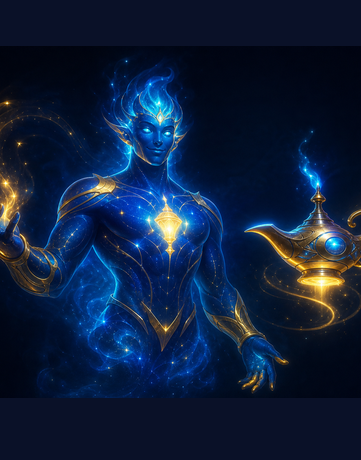
#> input picture Resources/HeroAssets/OnboardingHero_03_figma_zone_361x460.png, 361 x 460 px
$ python fix_onboarding_hero_03_full_bleed.py
#> lines starting #> are read from the running program, lines starting #| are printed output that depends on the picture
#!/usr/bin/env python3
"""OB_03 full-bleed like OB_02: content width ~369, L/R≈12, top≈70, hands in frame.

Rebuild 393×852 PNG from zone, then iOS uses scaledToFill + zoom 1.09 (same as OB_02).
"""
from __future__ import annotations

import shutil
from datetime import datetime
from pathlib import Path

from PIL import Image

IOS = Path(__file__).resolve().parents[1]
HERO = IOS / "Resources" / "HeroAssets"
IMAGESET = IOS / "Assets.xcassets" / "OnboardingHero_03.imageset" / "OnboardingHero_03.png"
W, H = 393, 852
TARGET_CONTENT_W = 369  # OB_02 bbox width
TARGET_TOP = 70
PASTE_X = 12  # OB_02 L margin
BG = (10, 17, 40)  # #0a1128 — match Figma frame + iOS onboardingFigmaCanvasBG


def _tight_content_bbox(im: Image.Image, bg: tuple[int, int, int] = BG, tol: int = 18) -> tuple[int, int, int, int]:
    rgb = im.convert("RGB")
    px = rgb.load()
    w, h = rgb.size
    xs, ys = [], []
    for y in range(h):
        for x in range(w):
            r, g, b = px[x, y]
            if abs(r - bg[0]) > tol or abs(g - bg[1]) > tol or abs(b - bg[2]) > tol:
                xs.append(x)
                ys.append(y)
    if not xs:
        return 0, 0, w - 1, h - 1
    return min(xs), min(ys), max(xs), max(ys)


def build_ob03_full_bleed(zone_path: Path) -> Image.Image:
    with Image.open(zone_path) as zone:
        zone = zone.convert("RGBA")
    l, t, r, b = _tight_content_bbox(zone)
    crop = zone.crop((l, t, r + 1, b + 1))
    cw, ch = crop.size
    scale = TARGET_CONTENT_W / cw
    nw, nh = int(cw * scale), int(ch * scale)
    scaled = crop.resize((nw, nh), Image.Resampling.LANCZOS)
    canvas = Image.new("RGB", (W, H), BG)
    x = PASTE_X if nw >= TARGET_CONTENT_W - 2 else (W - nw) // 2
    canvas.paste(scaled, (x, TARGET_TOP), scaled)
    return canvas


def bbox_report(im: Image.Image) -> tuple[int, int, int, int]:
    im = im.convert("RGB")
    px = im.load()
    bg = BG
    tol = 12
    xs, ys = [], []
    for y in range(im.height):
        for x in range(im.width):
            r, g, b = px[x, y]
            if abs(r - bg[0]) > tol or abs(g - bg[1]) > tol or abs(b - bg[2]) > tol:
                xs.append(x)
                ys.append(y)
    return min(xs), min(ys), max(xs), max(ys)


def main() -> None:
    zone = HERO / "OnboardingHero_03_figma_zone_361x460.png"
    if not zone.exists():
        raise SystemExit(f"missing zone: {zone}")

    stamp = datetime.now().strftime("%Y%m%d_%H%M%S")
    for src in (IMAGESET, HERO / "OnboardingHero_03.png"):
        if src.exists():
            shutil.copy2(src, HERO / f"OnboardingHero_03_BEFORE_FULL_BLEED_{stamp}.png")
            break

    frame = build_ob03_full_bleed(zone)
#> in build_ob03_full_bleed, zone is the input picture: PIL image 361x460 RGB; mean R, G, B 14.9, 31.6, 60.6
#> after the loop in _tight_content_bbox, `for y in range(h):`: xs = 73380 items
#> in build_ob03_full_bleed, `l, t, r, b = _tight_content_bbox(zone)`: l = 0; t = 46; r = 360; b = 397
#> in build_ob03_full_bleed, `crop = zone.crop((l, t, r + 1, b + 1))`:
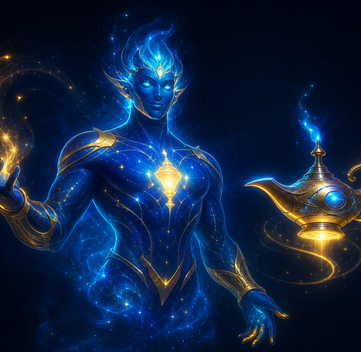
#> crop: PIL image 361x352 RGBA; mean R, G, B, A 16.4, 36, 66.9, 255
#> in build_ob03_full_bleed, `canvas = Image.new("RGB", (W, H), BG)`:
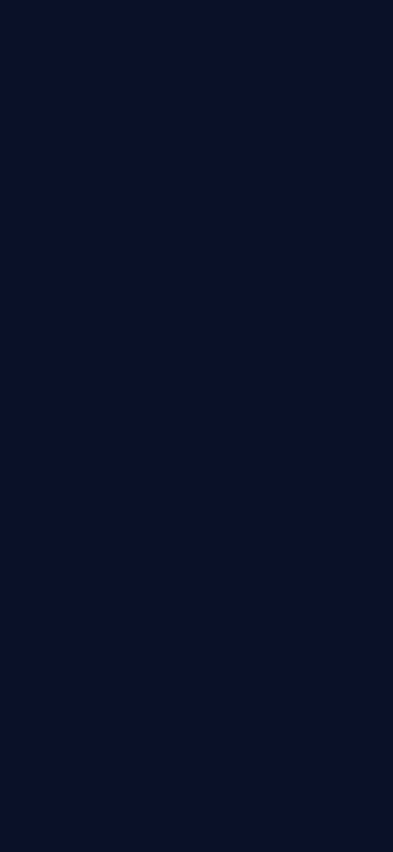
#> canvas: PIL image 393x852 RGB; mean R, G, B 10, 17, 40
#> in build_ob03_full_bleed, `canvas.paste(scaled, (x, TARGET_TOP), scaled)`:
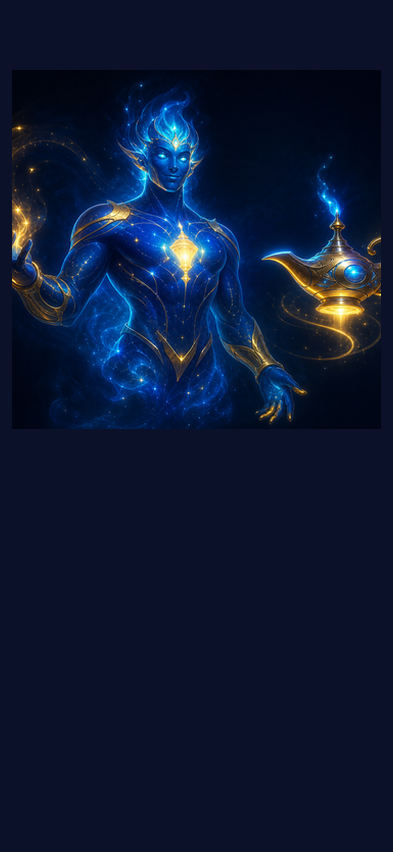
#> canvas: PIL image 393x852 RGB; mean R, G, B 12.6, 24.5, 50.7
    l, t, r, b = bbox_report(frame)
#> after the loop in bbox_report, `for y in range(im.height):`: xs = 96258 items
#> l = 12; t = 70; r = 380; b = 428
    print(f"bbox L={l} R={r} top={t} w={r - l + 1} (target L={PASTE_X} w={TARGET_CONTENT_W} top={TARGET_TOP})")
#| bbox L=12 R=380 top=70 w=369 (target L=12 w=369 top=70)

    master = HERO / "OnboardingHero_03.png"
    frame.save(master, "PNG", optimize=True)
    IMAGESET.parent.mkdir(parents=True, exist_ok=True)
    shutil.copy2(master, IMAGESET)
    print(f"OK OB_03 full-bleed -> {IMAGESET}")


if __name__ == "__main__":
    main()

$ run again, with Resources/HeroAssets/OnboardingHero_00.png copied over Resources/HeroAssets/OnboardingHero_03_figma_zone_361x460.png
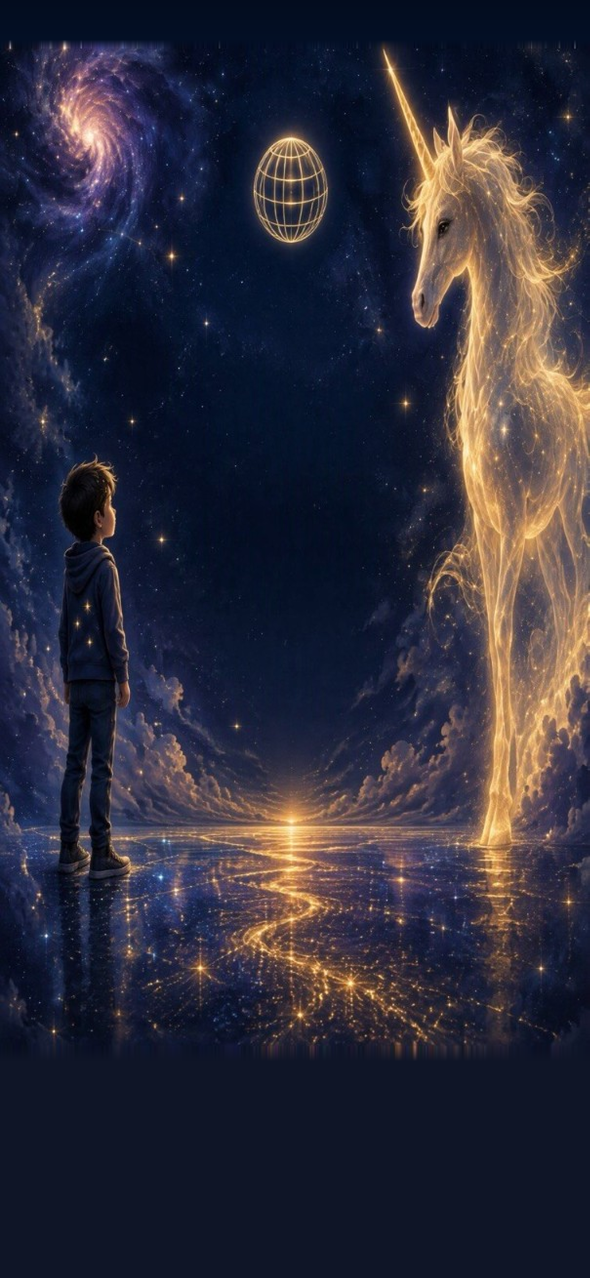
#> input picture Resources/HeroAssets/OnboardingHero_00.png, 1179 x 2556 px (shown at 1/2 size)
#> in build_ob03_full_bleed, zone is the input picture: PIL image 1179x2556 RGB; mean R, G, B 46, 44.6, 58.9
#> zone: PIL image 1179x2556 RGBA
#> after the loop in _tight_content_bbox, `for y in range(h):`: xs = 1345191 items
#> in build_ob03_full_bleed, `l, t, r, b = _tight_content_bbox(zone)`: l = 0; t = 81; r = 1178; b = 2118
#> in build_ob03_full_bleed, `scaled = crop.resize((nw, nh), Image.Resampling.LANCZOS)`:
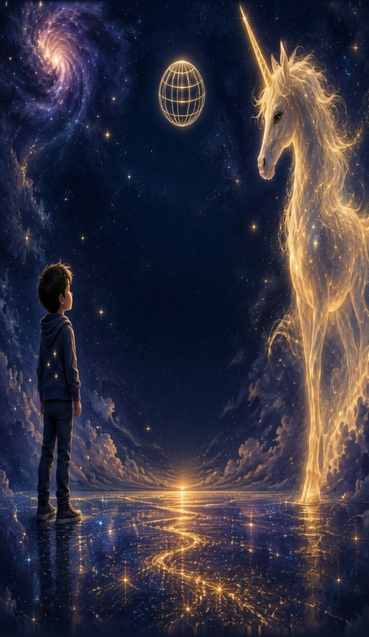
#> scaled: PIL image 369x637 RGBA; mean R, G, B, A 54.4, 50.8, 64.2, 255
#> in build_ob03_full_bleed, `canvas.paste(scaled, (x, TARGET_TOP), scaled)`:
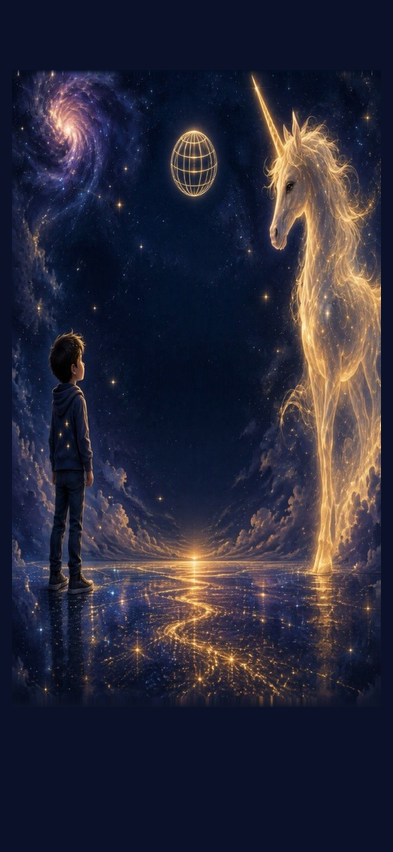
#> canvas: PIL image 393x852 RGB; mean R, G, B 41.2, 40.8, 57
#> after the loop in bbox_report, `for y in range(im.height):`: xs = 148884 items
#> in main, `l, t, r, b = bbox_report(frame)`: l = 12; t = 70; r = 380; b = 706
#| bbox L=12 R=380 top=70 w=369 (target L=12 w=369 top=70)

$ run again, with Resources/HeroAssets/OnboardingHero_02.png copied over Resources/HeroAssets/OnboardingHero_03_figma_zone_361x460.png
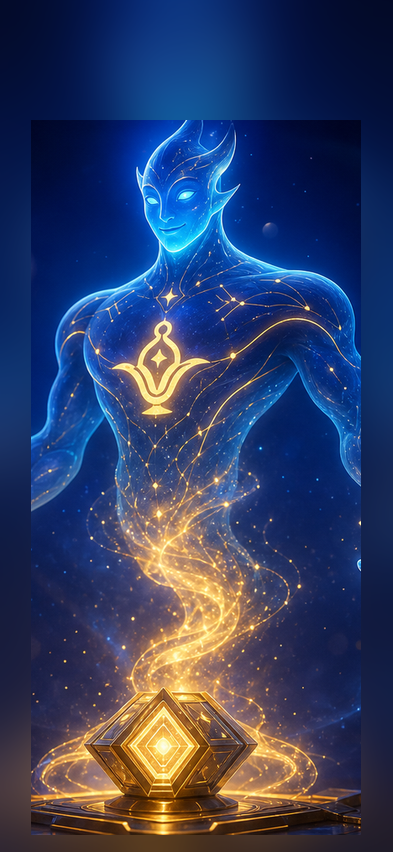
#> input picture Resources/HeroAssets/OnboardingHero_02.png, 393 x 852 px
#> in build_ob03_full_bleed, zone is the input picture: PIL image 393x852 RGB; mean R, G, B 49.9, 62.4, 99.8
#> zone: PIL image 393x852 RGBA
#> after the loop in _tight_content_bbox, `for y in range(h):`: xs = 315922 items
#> in build_ob03_full_bleed, `l, t, r, b = _tight_content_bbox(zone)`: l = 0; r = 392; b = 851
#> in build_ob03_full_bleed, `canvas.paste(scaled, (x, TARGET_TOP), scaled)`:
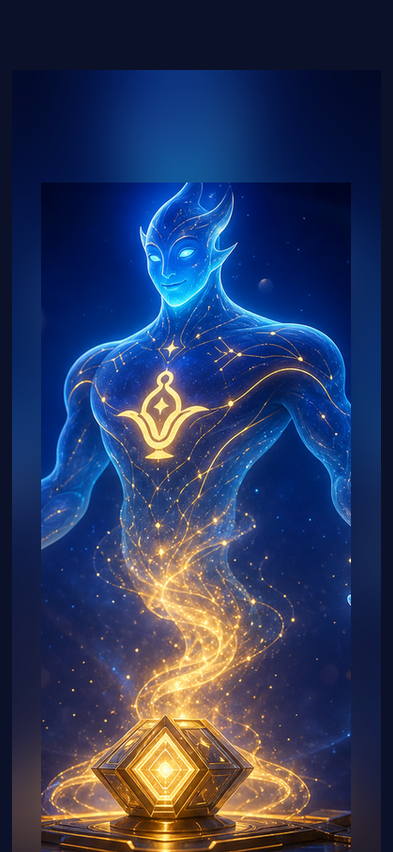
#> canvas: PIL image 393x852 RGB; mean R, G, B 44.2, 56.4, 92.7
#> after the loop in bbox_report, `for y in range(im.height):`: xs = 278832 items
#> in main, `l, t, r, b = bbox_report(frame)`: l = 12; t = 70; r = 380; b = 851
#| bbox L=12 R=380 top=70 w=369 (target L=12 w=369 top=70)
